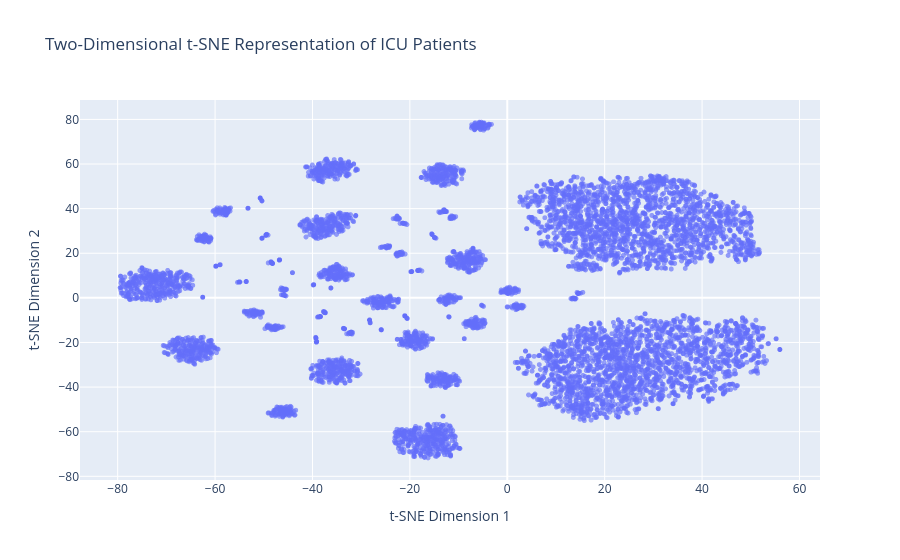

The cell this chart's notebook holds for it:
### Markdown cell above
## Visualize the t-SNE Patient Representation

### Code cell
# Create the interactive t-SNE scatter plot
fig = px.scatter(
    tsne_embedding,
    x="tsne_1",
    y="tsne_2",
    hover_data=["patientunitstayid"],
    title="Two-Dimensional t-SNE Representation of ICU Patients"
)

# Improve readability
fig.update_traces(
    marker=dict(
        size=5,
        opacity=0.65
    )
)

fig.update_layout(
    xaxis_title="t-SNE Dimension 1",
    yaxis_title="t-SNE Dimension 2"
)

# Display the plot
fig.show()

# Save the interactive plot
fig.write_html(
    PLOTS_DIR / "tsne_embedding.html"
)

print("t-SNE plot saved as: tsne_embedding.html")

### Figure 1 — Plotly figure (JSON) as saved in the notebook; plotly's stock layout.template omitted (floating-point values rounded to 4 significant figures; data arrays with more than 128 entries replaced by an {"elided": "..."} marker saying what was removed)
{"data": [{"customdata": {"elided": "7648x1 int values"}, "hovertemplate": "tsne_1=%{x}<br>tsne_2=%{y}<br>patientunitstayid=%{customdata[0]}<extra></extra>", "legendgroup": "", "marker": {"color": "#636efa", "opacity": 0.65, "size": 5, "symbol": "circle"}, "mode": "markers", "name": "", "showlegend": false, "type": "scattergl", "x": {"elided": "7648 float values"}, "xaxis": "x", "y": {"elided": "7648 float values"}, "yaxis": "y"}], "layout": {"legend": {"tracegroupgap": 0}, "title": {"text": "Two-Dimensional t-SNE Representation of ICU Patients"}, "xaxis": {"anchor": "y", "domain": [0, 1], "title": {"text": "t-SNE Dimension 1"}}, "yaxis": {"anchor": "x", "domain": [0, 1], "title": {"text": "t-SNE Dimension 2"}}}}
